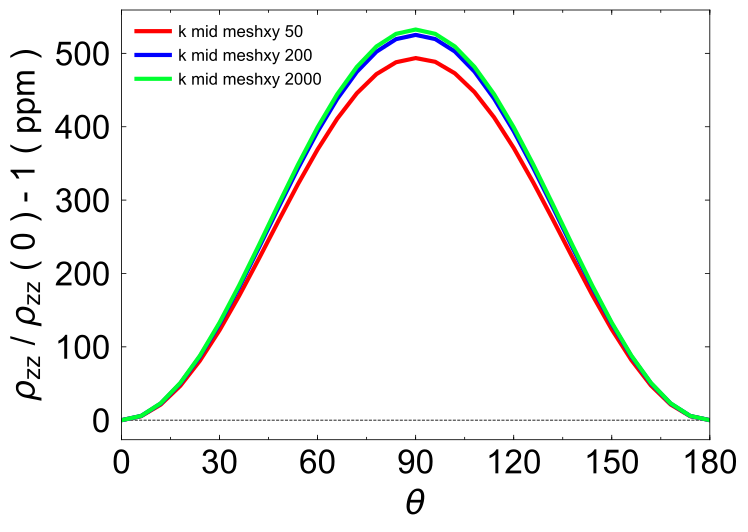

The script that drew this image:
# -*- coding: Latin-1 -*-

### Modules ##################################################################
import numpy as np
import scipy as sp
from scipy import interpolate
import matplotlib as mpl
import matplotlib.pyplot as plt
from matplotlib.ticker import AutoMinorLocator, MultipleLocator, FormatStrFormatter
import os
##############################################################################

##############################################################################
### Plotting #################################################################
##############################################################################


mpl.rcdefaults()
mpl.rcParams['font.size'] = 24. # change the size of the font in every figure
mpl.rcParams['font.family'] = 'Arial' # font Arial in every figure
mpl.rcParams['axes.labelsize'] = 24.
mpl.rcParams['xtick.labelsize'] = 24
mpl.rcParams['ytick.labelsize'] = 24
mpl.rcParams['xtick.direction'] = "in"
mpl.rcParams['ytick.direction'] = "in"
mpl.rcParams['xtick.top'] = True
mpl.rcParams['ytick.right'] = True
mpl.rcParams['xtick.major.width'] = 0.6
mpl.rcParams['ytick.major.width'] = 0.6
mpl.rcParams['axes.linewidth'] = 0.6 # thickness of the axes lines
mpl.rcParams['pdf.fonttype'] = 3  # Output Type 3 (Type3) or Type 42 (TrueType), TrueType allows
                                    # editing the text in illustrator


####################################################
## Plot Parameters #################################

fig, axes = plt.subplots(1, 1, figsize = (9.2, 5.6)) # (1,1) means one plot, and figsize is w x h in inch of figure

fig.subplots_adjust(left = 0.18, right = 0.82, bottom = 0.18, top = 0.95) # adjust the box of axes regarding the figure size

axes.axhline(y=0, ls ="--", c ="k", linewidth=0.6)

#############################################
# fig.text(0.79,0.29, "label", ha = "right")
#############################################

#############################################
axes.set_xlim(0,180)   # limit for xaxis
# axes.set_ylim(-3.5,1.2) # leave the ymax auto, but fix ymin
axes.set_xlabel(r"$\theta$", labelpad = 8)
axes.set_ylabel(r"$\rho_{\rm zz}$ / $\rho_{\rm zz}$ ( 0 ) - 1 ( ppm )", labelpad = 8)
#############################################

## Allow to shift the label ticks up or down with set_pad
for tick in axes.xaxis.get_major_ticks():
    tick.set_pad(7)
for tick in axes.yaxis.get_major_ticks():
    tick.set_pad(8)


##############################################################################
### Load and Plot Data #######################################################
##############################################################################

######################################################
data = np.loadtxt("data_k_mid_meshxy_50.dat", dtype = "float", comments = "#")

x = data[:,0] * 180 / np.pi
y = data[:,1] - 1

# x_interp = np.arange(x[0],x[-1],0.01)
# y_interp = interpolate.UnivariateSpline(x, y, k = 2, s = 0.1)(x_interp)

color = 'r'

line = axes.plot(x, y * 1e6, label = r"k mid meshxy 50")
plt.setp(line, ls ="-", c = color, lw = 3, marker = "", mfc = color, ms = 7, mec = color, mew= 2)
######################################################

######################################################
data = np.loadtxt("data_k_mid_meshxy_200.dat", dtype = "float", comments = "#")

x = data[:,0] * 180 / np.pi
y = data[:,1] - 1

# x_interp = np.arange(x[0],x[-1],0.01)
# y_interp = interpolate.UnivariateSpline(x, y, k = 2, s = 0.1)(x_interp)

color = 'b'

line = axes.plot(x, y * 1e6, label = r"k mid meshxy 200")
plt.setp(line, ls ="-", c = color, lw = 3, marker = "", mfc = color, ms = 7, mec = color, mew= 2)
######################################################

######################################################
data = np.loadtxt("data_k_mid_meshxy_2000.dat", dtype = "float", comments = "#")

x = data[:,0] * 180 / np.pi
y = data[:,1] - 1

# x_interp = np.arange(x[0],x[-1],0.01)
# y_interp = interpolate.UnivariateSpline(x, y, k = 2, s = 0.1)(x_interp)

color = '#00FF30'

line = axes.plot(x, y * 1e6, label = r"k mid meshxy 2000")
plt.setp(line, ls ="-", c = color, lw = 3, marker = "", mfc = color, ms = 7, mec = color, mew= 2)
######################################################

######################################################
plt.legend(loc = 2, fontsize = 12, frameon = False, numpoints=1, markerscale = 1, handletextpad=0.5)
######################################################


## Set ticks space and minor ticks space ############
#####################################################.

xtics = 30 # space between two ticks
mxtics = xtics / 2.  # space between two minor ticks
ytics = 1
mytics = ytics / 2. # or "AutoMinorLocator(2)" if ytics is not fixed, just put 1 minor tick per interval
majorFormatter = FormatStrFormatter('%g') # put the format of the number of ticks

axes.xaxis.set_major_locator(MultipleLocator(xtics))
axes.xaxis.set_major_formatter(majorFormatter)
axes.xaxis.set_minor_locator(MultipleLocator(mxtics))

# axes.yaxis.set_major_locator(MultipleLocator(ytics))
# axes.yaxis.set_major_formatter(majorFormatter)
# axes.yaxis.set_minor_locator(MultipleLocator(mytics))

######################################################

script_name = os.path.basename(__file__)
figurename = script_name[0:-3] + ".pdf"

plt.show()
fig.savefig(figurename, bbox_inches = "tight")
plt.close()
